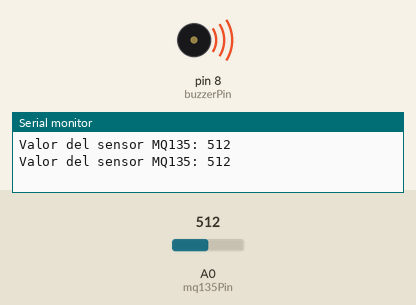
This sketch was run on a simulated Arduino Uno, built with avr-gcc and run on an emulated ATmega328P. Parts: buzzer (waves = sounding), the last lines printed to the serial monitor. The inputs (shaded band) are chosen by the test bench; at power-on: A0 (mq135Pin) = 512.

Above: at 1.8 s.
1.9 s: A0 (mq135Pin) set to 408
3.4 s: A0 (mq135Pin) set to 391
At 4.8 s:
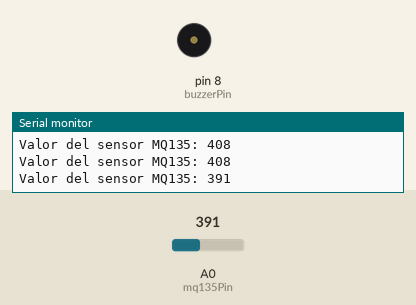
5.5 s: A0 (mq135Pin) set to 410
At 6.4 s:
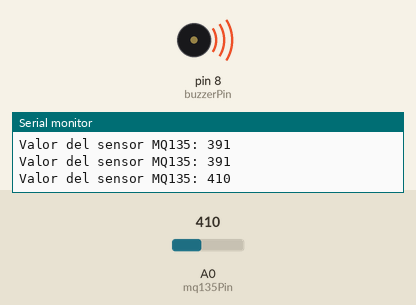
7.5 s: A0 (mq135Pin) set to 390
At 9.1 s:
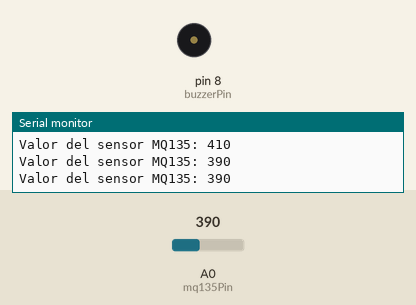
Timing chart, 0 to 10.5 s (numbered marks = the images above; inputs shaded):
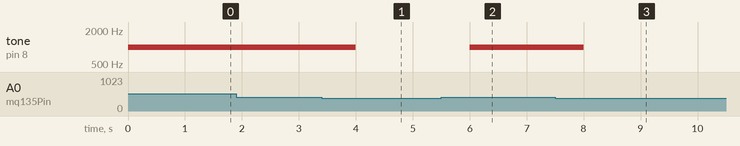

Measured:
- the behaviour switches between 401 and 400 on A0 (mq135Pin) (found by bisection; images 0 and 1)
- after the input at 3.4 s, tone on pin 8 (buzzerPin): 1000 Hz → silent after 0.60 s
- after the input at 5.5 s, tone on pin 8 (buzzerPin): silent → 1000 Hz after 0.50 s
- after the input at 7.5 s, tone on pin 8 (buzzerPin): 1000 Hz → silent after 0.50 s

The sketch:

Sensor_Aire.ino
```cpp
const int mq135Pin = A0; // Pin analógico donde está conectado el sensor MQ135
const int buzzerPin = 8; // Pin digital donde está conectado el buzzer
const int threshold = 400; // Umbral para activar el buzzer, ajusta según sea necesario

void setup() {
  pinMode(buzzerPin, OUTPUT); // Configura el pin del buzzer como salida
  Serial.begin(9600); // Inicializa la comunicación serial
}

void loop() {
  int mq135Value = analogRead(mq135Pin); // Lee el valor del sensor

  Serial.print("Valor del sensor MQ135: ");
  Serial.println(mq135Value); // Muestra el valor en el monitor serial

  if (mq135Value > threshold) {
    tone(buzzerPin, 1000); // Enciende el buzzer con un tono de 1000 Hz
  } else {
    noTone(buzzerPin); // Apaga el buzzer
  }

  delay(1000); // Espera 1 segundo antes de la próxima lectura
}
```
